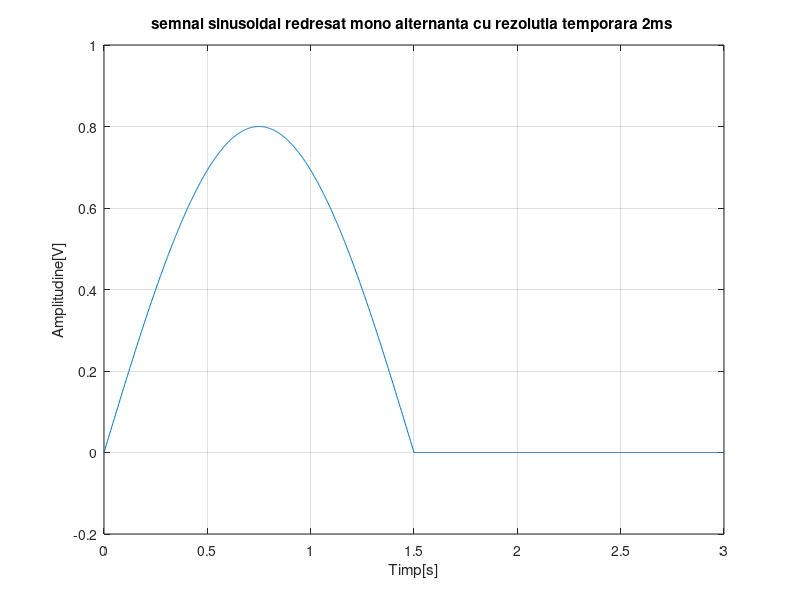
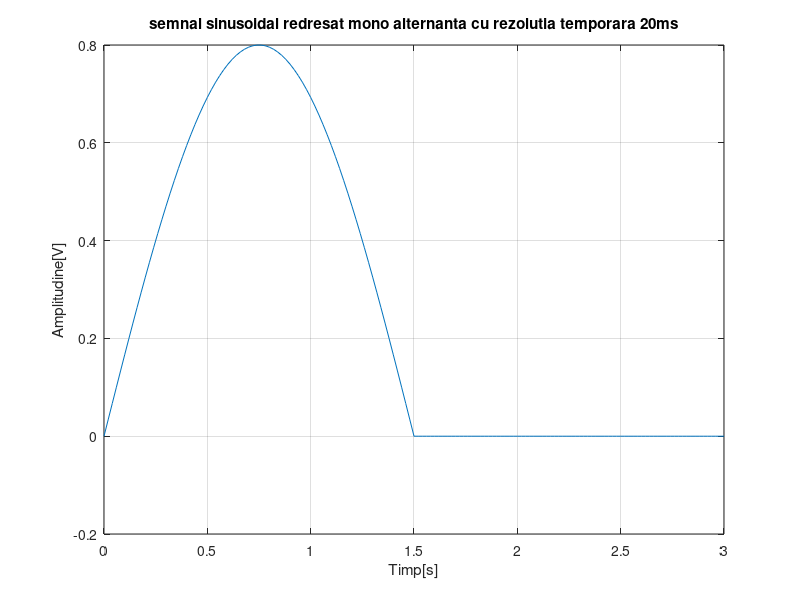
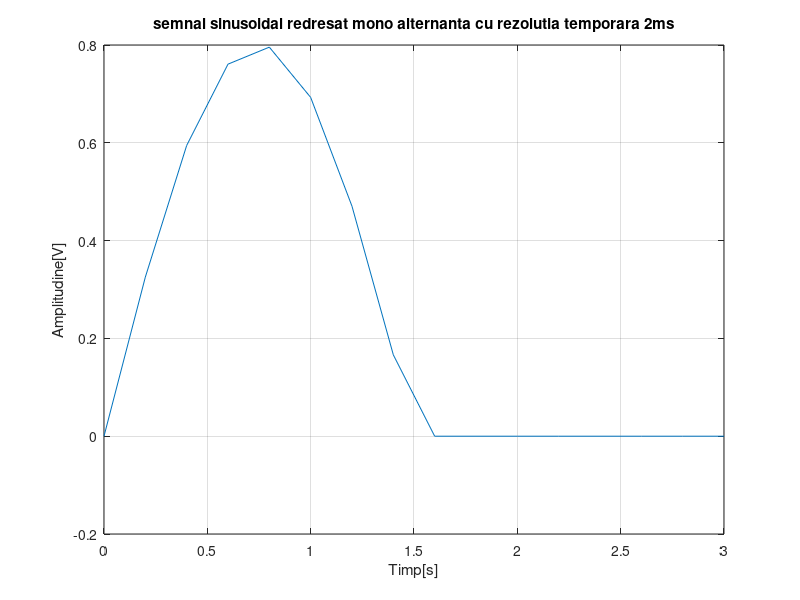

MATLAB code to generate these figures, in order:
%semnal sinusoidal redresat mono alternanta cu rezolutia temporara 2ms 

T = 3;    %perioada
t1 = 0:0.002:3;  
%t1 este un vector ce contine valori de la 0 la 3 cu pasul 0.002(rezolutia)
a = 0.8;   %amplitudine
f = 1/T;   %frecventa

s1 = 0;  %suma este 0 initial
for q=1:1:9999
    s1 = s1 + (2*a/pi)*(cos(2*q*2*pi*f*t1))/(4*q*q-1);   
    m1 = a/pi + (a/2)*sin(2*pi*f*t1) - s1 ;
    %aceasta(m1) este forma unui semnal sinusoidal redresat mono alternanta
    %q ar fi trebuit sa ia valori pana la infinit(Inf) in loc de 9999,
    %dar dureaza prea mult timp pana la afisarea graficului
end

figure(1) %dorim ca reprezentarile grafice sa fie in ferestre separate 
%iar graficul ce urmeaza are numarul 1

plot(t1,m1), grid    
%plot face reprezentarea grafica a lui m1 in functie de t1
%grid traseaza pe grafic linii pentru a il citi mai usor

title('semnal sinusoidal redresat mono alternanta cu rezolutia temporara 2ms ')
xlabel('Timp[s]'), ylabel('Amplitudine[V]')
%title pune reprezentarii grafice un titlu
%xlabel pune reprezentarii grafice un nume pe abscisa
%ylabel pune reprezentarii grafice un nume pe ordonata


%semnal sinusoidal redresat mono alternanta cu rezolutia temporara 20ms 
t2 = 0:0.02:3;
s2 = 0;
for q=1:1:9999
    s2 = s2 + (2*a/pi)*(cos(2*q*2*pi*f*t2))/(4*q*q-1);
    m2 = a/pi + (a/2)*sin(2*pi*f*t2) - s2 ;
end
figure(2)
plot(t2,m2), grid
title('semnal sinusoidal redresat mono alternanta cu rezolutia temporara 20ms') 
xlabel('Timp[s]'), ylabel('Amplitudine[V]')


%semnal sinusoidal redresat mono alternanta cu rezolutia temporara 200ms 
t3 = 0:0.2:3;
s3 = 0;
for q=1:1:9999
    s3 = s3 + (2*a/pi)*(cos(2*q*2*pi*f*t3))/(4*q*q-1);
    m3 = a/pi + (a/2)*sin(2*pi*f*t3) - s3 ;
end
figure(3)
plot(t3,m3), grid
title('semnal sinusoidal redresat mono alternanta cu rezolutia temporara 2ms') 
xlabel('Timp[s]'), ylabel('Amplitudine[V]')
